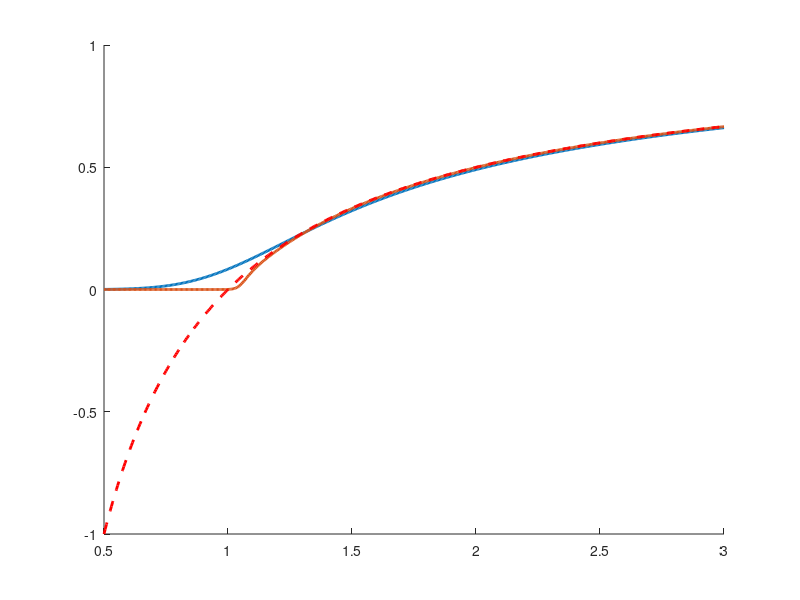

The MATLAB source for this figure: (Note: this script raises an error after producing the figure.)
clear; clc;

R0 = linspace(0.5, 3, 501);
Ns = [100, 1000];

figure;
hold on;

for N = Ns
    K = N/10;
    h1 = zeros(size(R0));

    for t = 1:numel(R0)
        rho = 1;
        denominator = 1;

        for j = 1:K-1
            rho = rho * N / (R0(t)*(N-j));
            denominator = denominator + rho;
        end

        h1(t) = 1 / denominator;
    end

    plot(R0, h1, 'LineWidth', 2, ...
        'DisplayName', sprintf('Exact, N = %d', N));
end

plot(R0, 1 - 1./R0, 'r--', 'LineWidth', 2, ...
    'DisplayName', '1 - 1/R_0');

yline(0, ':', 'HandleVisibility', 'off');
xline(1, ':', 'HandleVisibility', 'off');

xlabel('R_0');
ylabel('h_1');
title('Probability of reaching K = N/10 before extinction');
legend('Location', 'southeast');
grid on;
hold off;
